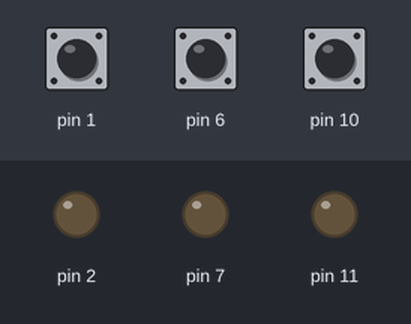
The sketch below on a simulated Arduino Uno, built with avr-gcc and run on an emulated ATmega328P. Parts: output pins drawn as LEDs (lit = HIGH). Inputs (shaded band) come from the test bench; at power-on: pin 1 HIGH, pin 6 HIGH, pin 10 HIGH.

Above: at 1.2 s.
1.3 s: pin 1 pulled LOW for 0.15 s
At 1.37 s:
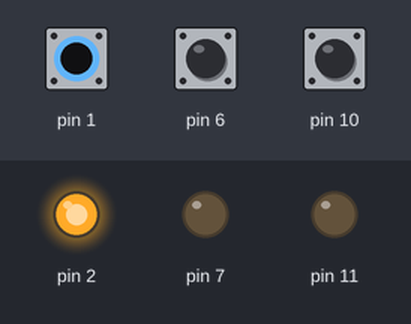
2.9 s: pin 6 pulled LOW for 0.15 s
At 2.97 s:
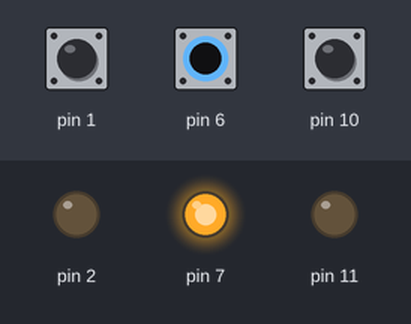
4.5 s: pin 10 pulled LOW for 0.15 s
At 4.57 s:
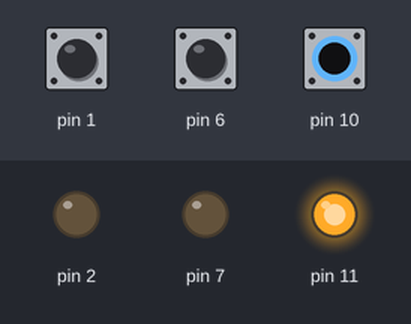
6.1 s: pin 10 pulled LOW for 3.2 s
At 10.5 s:
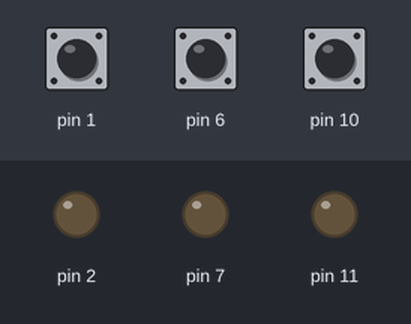
10.8 s: pin 1 pulled LOW for 3.2 s
At 11.7 s:
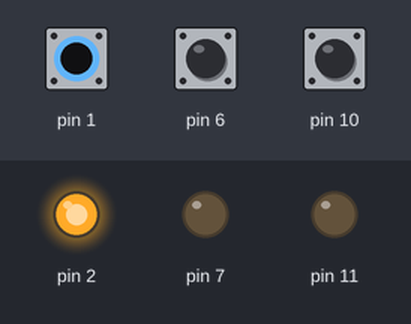
15.5 s: pin 1 driven LOW and pin 6 driven LOW
At 16.5 s:
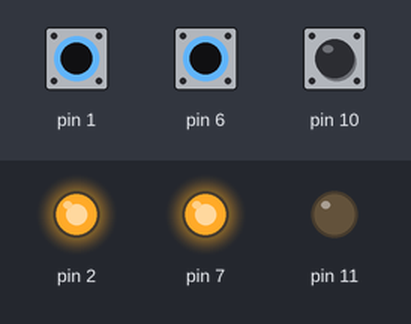
Timing chart, 0 to 18.0 s (numbered marks = the images above; inputs shaded):
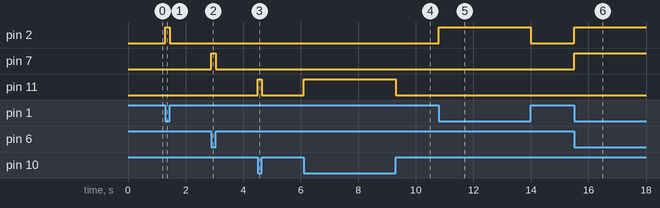

The sketch:

main.ino
```cpp
void setup(){
  pinMode(10, INPUT_PULLUP);
  pinMode(11, OUTPUT);

  pinMode(6, INPUT_PULLUP);
  pinMode(7, OUTPUT);

  pinMode(1, INPUT_PULLUP);
  pinMode(2, OUTPUT);
}


void loop() {
  digitalWrite(11, digitalRead(10) == LOW ? HIGH : LOW);
  digitalWrite(7,  digitalRead(6)  == LOW ? HIGH : LOW);
  digitalWrite(2,  digitalRead(1)  == LOW ? HIGH : LOW);
}
```

Measured:
- after the input at 1.3 s, pin 2: LOW → HIGH at once, → LOW 0.15 s later
- after the input at 2.9 s, pin 7: LOW → HIGH at once, → LOW 0.15 s later
- after the input at 4.5 s, pin 11: LOW → HIGH at once, → LOW 0.15 s later
- after the input at 6.1 s, pin 11: LOW → HIGH at once, → LOW 3.2 s later
- after the input at 10.8 s, pin 2: LOW → HIGH at once, → LOW 3.2 s later
- after the input at 15.5 s, pin 2, pin 7: LOW → HIGH at once
